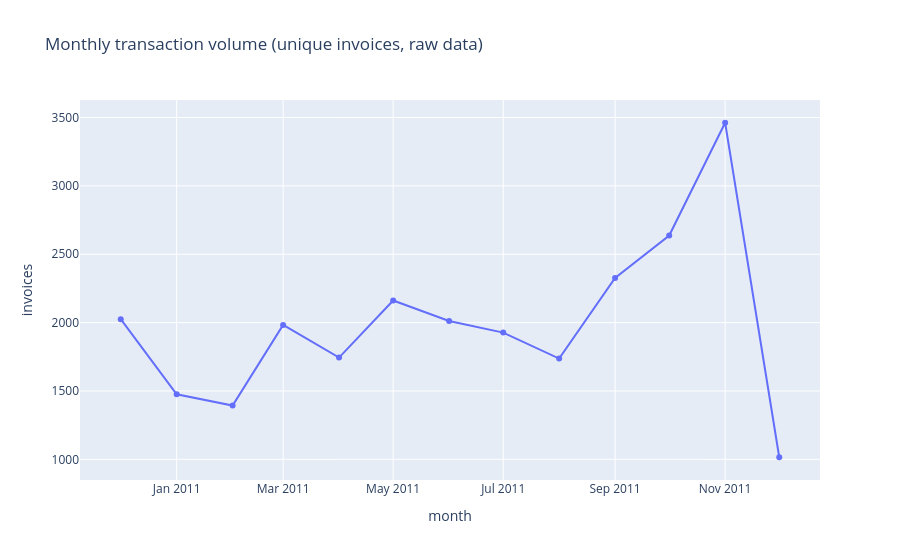

Source (notebook cell):
### Code cell
fig = px.line(
    monthly_volume,
    x="month",
    y="invoices",
    markers=True,
    title="Monthly transaction volume (unique invoices, raw data)",
)
fig.show()

### Figure 1 — Plotly figure (JSON) as saved in the notebook; plotly's stock layout.template omitted (floating-point values rounded to 4 significant figures)
{"data": [{"hovertemplate": "month=%{x}<br>invoices=%{y}<extra></extra>", "legendgroup": "", "line": {"color": "#636efa", "dash": "solid"}, "marker": {"symbol": "circle"}, "mode": "lines+markers", "name": "", "orientation": "v", "showlegend": false, "type": "scatter", "x": ["2010-12", "2011-01", "2011-02", "2011-03", "2011-04", "2011-05", "2011-06", "2011-07", "2011-08", "2011-09", "2011-10", "2011-11", "2011-12"], "xaxis": "x", "y": [2025, 1476, 1393, 1983, 1744, 2162, 2012, 1927, 1737, 2327, 2637, 3462, 1015], "yaxis": "y"}], "layout": {"legend": {"tracegroupgap": 0}, "title": {"text": "Monthly transaction volume (unique invoices, raw data)"}, "xaxis": {"anchor": "y", "domain": [0.0, 1.0], "title": {"text": "month"}}, "yaxis": {"anchor": "x", "domain": [0.0, 1.0], "title": {"text": "invoices"}}}}
